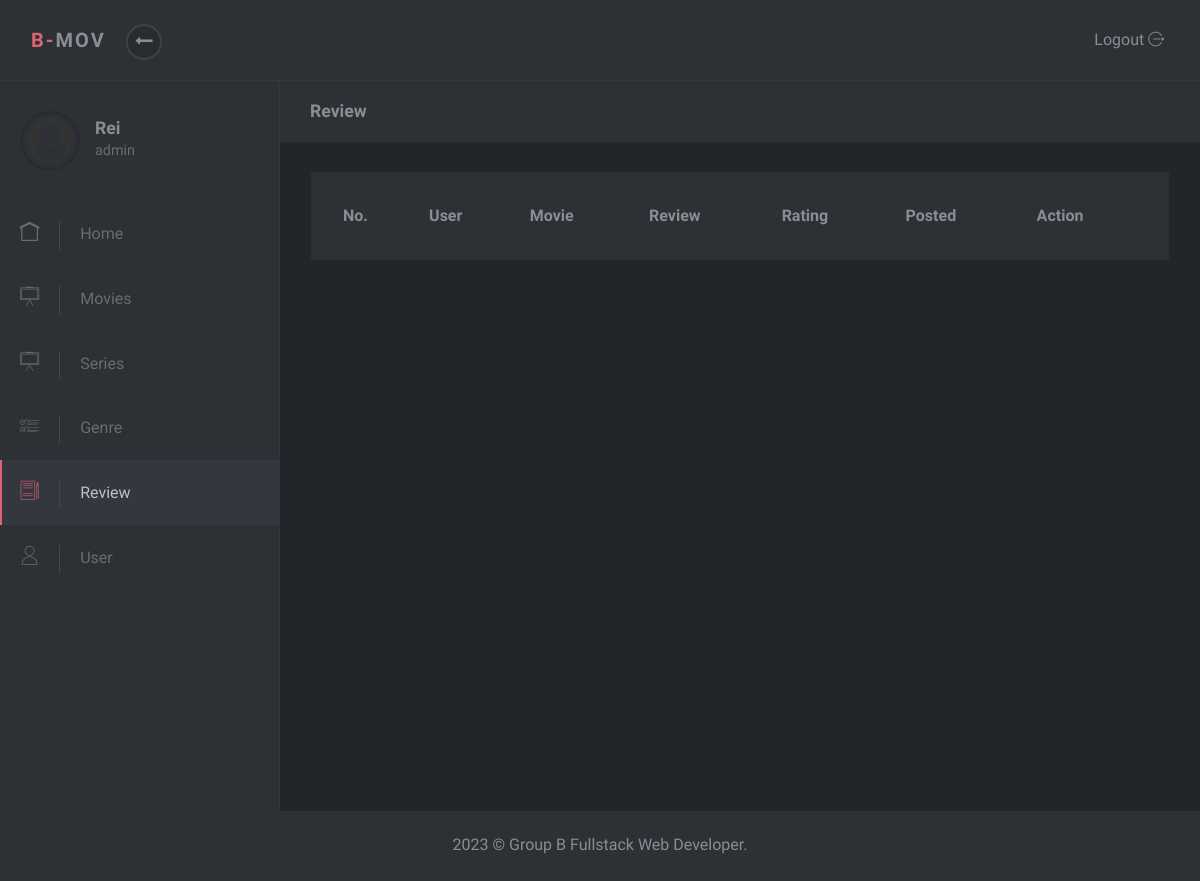
The app's page /admin/Review.php (signed in), older data.
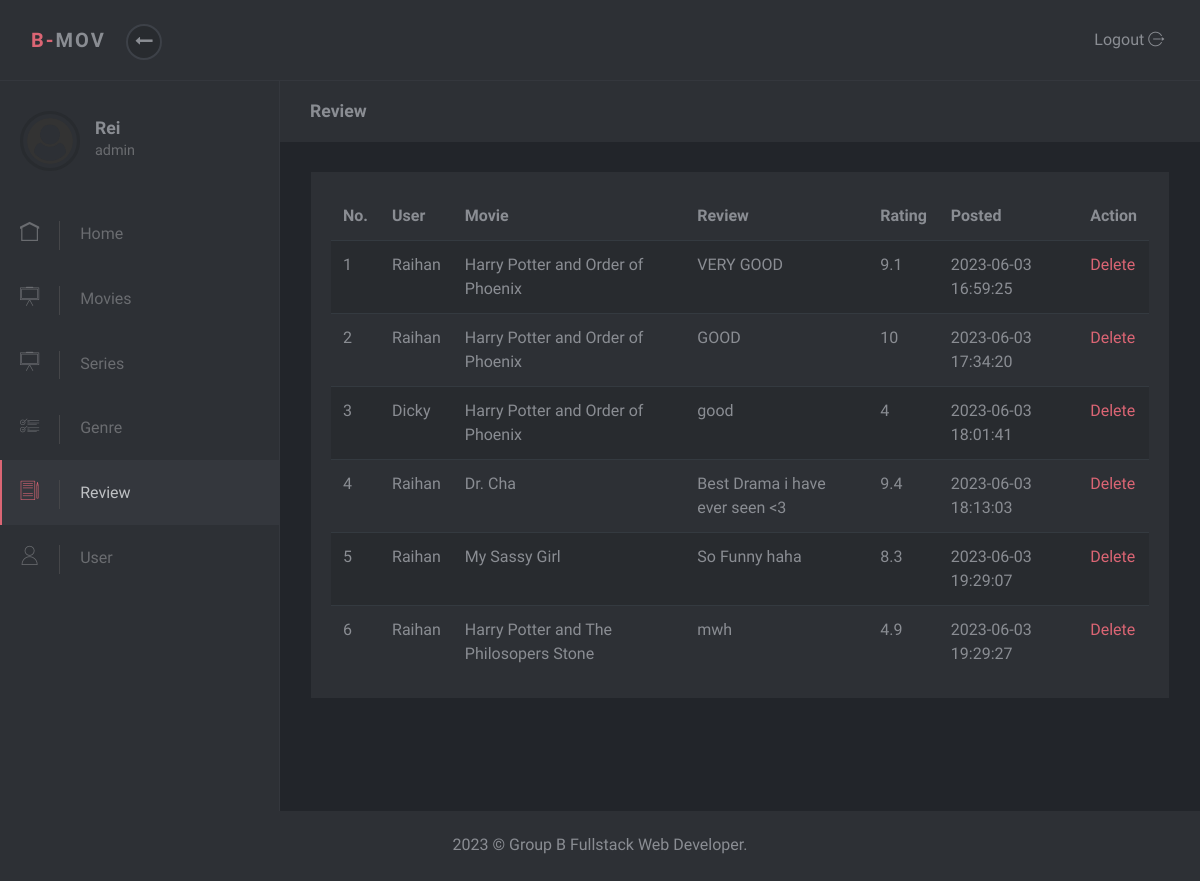
The same page, newer data.
### tables this page shows
CREATE TABLE `tb_review` (
  `id` int(11) NOT NULL,
  `id_film` int(11) NOT NULL,
  `id_user` int(11) NOT NULL,
  `subject` text NOT NULL,
  `review` text NOT NULL,
  `rating` float NOT NULL,
  `terakhir_diubah` datetime NOT NULL
);

CREATE TABLE `tb_user` (
  `id` int(11) NOT NULL,
  `nama` varchar(50) NOT NULL,
  `username` varchar(50) NOT NULL,
  `password` varchar(50) NOT NULL,
  `role` enum('admin','user') NOT NULL
);

CREATE TABLE `tb_film` (
  `id` int(11) NOT NULL,
  `poster` text NOT NULL,
  `judul` text NOT NULL,
  `jenis` enum('Movie','Series') NOT NULL,
  `genre` text NOT NULL,
  `artis` text NOT NULL,
  `deskripsi` text NOT NULL,
  `tahun` year(4) NOT NULL,
  `negara` varchar(50) NOT NULL,
  `link_video` text NOT NULL
);

### admin/Review.php (the view, shortened to what this page needs)
<?php $page = "Review";
include 'partials/header.php';
include 'partials/navbar.php';
include 'partials/sidebar.php';
include '../proses/koneksi.php';
$query = mysqli_query($db, 'SELECT tb_review.*, tb_film.judul as judul, tb_user.nama as nama FROM tb_film JOIN tb_review ON tb_review.id_film = tb_film.id JOIN  tb_user  ON tb_review.id_user = tb_user.id');
?>
<div class="page-content">
  <div class="page-header">
    <div class="container-fluid">
      <h2 class="h5 no-margin-bottom"><?= $page ?></h2>
    </div>
  </div>
  <section class="no-padding-top no-padding-bottom">
    <div class="container-fluid">
      <div class="block">
        <div class="table-responsive">
          <table class="table table-striped table-hover" id="myTable">
            <thead>
              <tr>
                <th>No.</th>
                <th>User</th>
                <th>Movie</th>
                <th>Review</th>
                <th>Rating</th>
                <th>Posted</th>
                <th>Action</th>
              </tr>
            </thead>
            <tbody>
              <?php if(mysqli_num_rows($query) > 0) {?>
                <?php
                  $no = 1;
                  while ($data= mysqli_fetch_array($query)) {
                ?>
                  <tr>
                    <td><?php echo $no?></td>
                    <td><?php echo $data["nama"]?></td>
                    <td><?php echo $data["judul"]?></td>
                    <td><?php echo $data["review"]?></td>
                    <td><?php echo $data["rating"]?></td>
                    <td><?php echo $data["terakhir_diubah"]?></td>
                    <td>
                      <a href="proses/deletereview.php?id=<?php echo $data["id"]?>">Delete</a>
                    </td>
                  </tr>
                <?php $no++; }?>
              <?php } ?>
            </tbody>
          </table>
        </div>
      </div>
    </div>
</div>
<?php include 'partials/footer.php' ?>

Row changes from the older to the newer data that the page shows:
added tb_review: id_user.nama "Raihan", id_film.judul "Harry Potter and Order of Phoenix", review "VERY GOOD", rating "9.1", terakhir_diubah "2023-06-03 16:59:25"
added tb_review: id_user.nama "Raihan", id_film.judul "Harry Potter and Order of Phoenix", review "GOOD", rating "10", terakhir_diubah "2023-06-03 17:34:20"
added tb_review: id_user.nama "Dicky", id_film.judul "Harry Potter and Order of Phoenix", review "good", rating "4", terakhir_diubah "2023-06-03 18:01:41"
added tb_review: id_user.nama "Raihan", id_film.judul "Dr. Cha", review "Best Drama i have ever seen <3", rating "9.4", terakhir_diubah "2023-06-03 18:13:03"
added tb_review: id_user.nama "Raihan", id_film.judul "My Sassy Girl", review "So Funny haha", rating "8.3", terakhir_diubah "2023-06-03 19:29:07"
added tb_review: id_user.nama "Raihan", id_film.judul "Harry Potter and The Philosopers Stone", review "mwh", rating "4.9", terakhir_diubah "2023-06-03 19:29:27"
